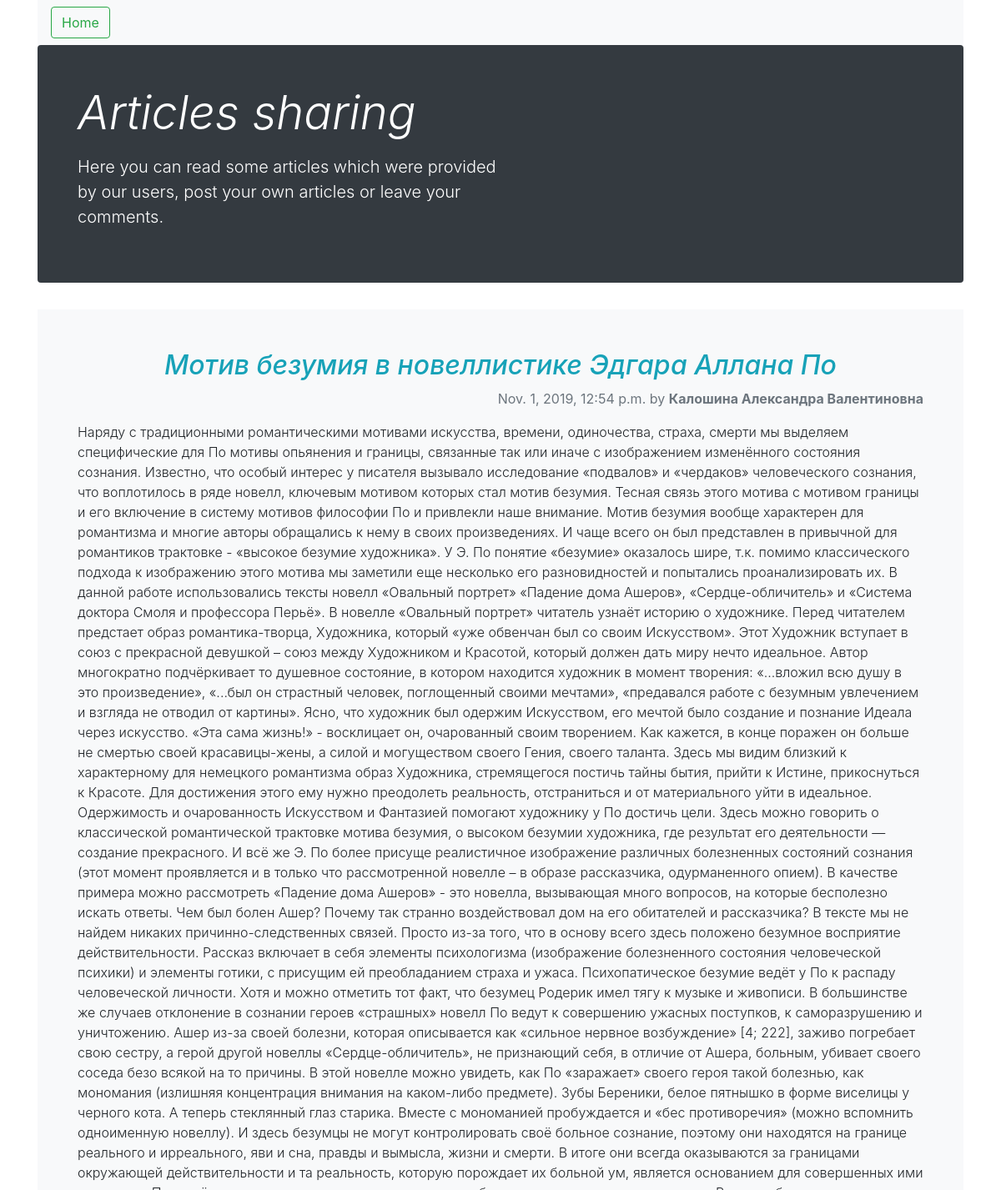
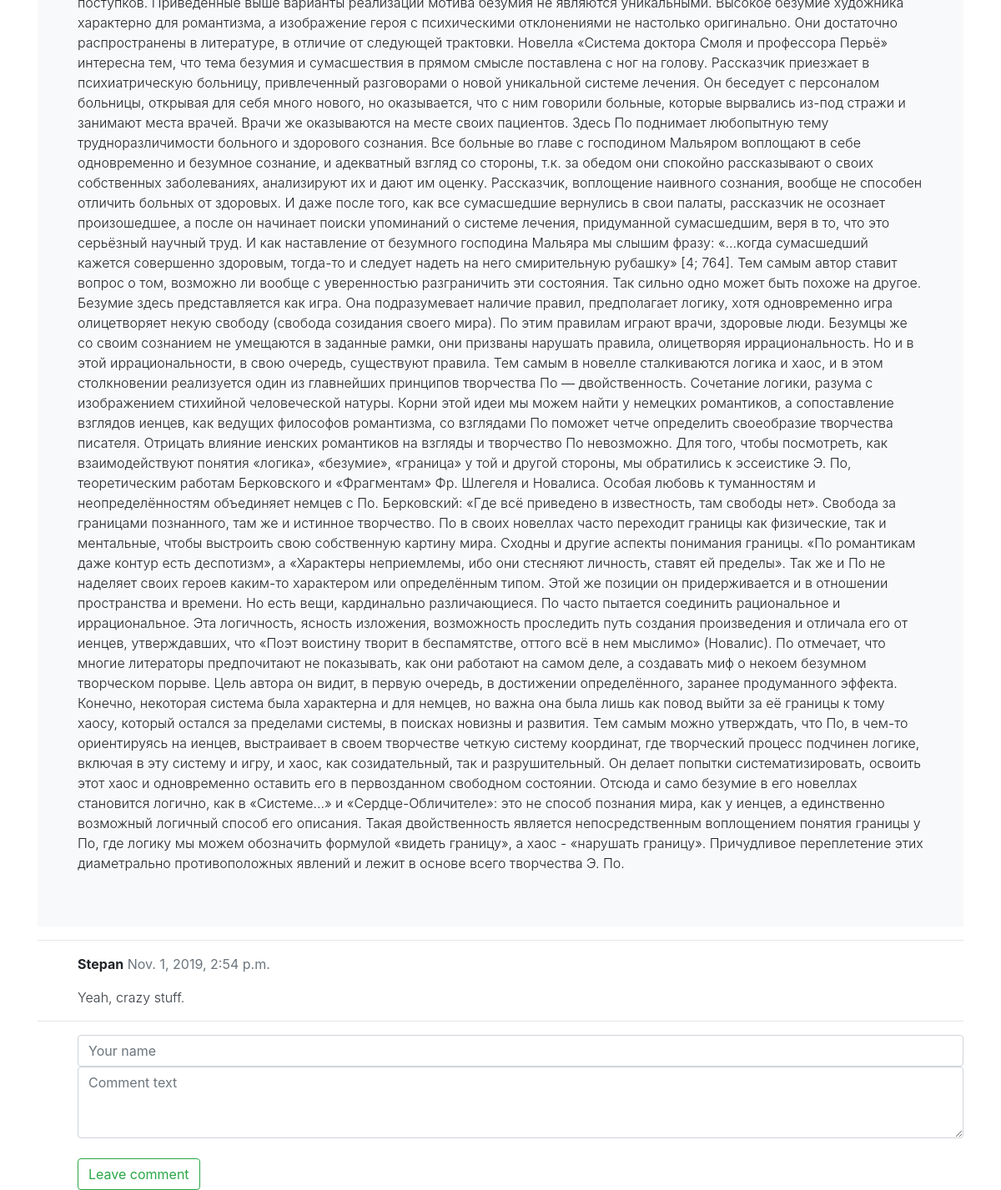
Page /7/ on the committed database (2 pictures, top to bottom).
### blog/models.py (models this page shows, shortened)
class Article(models.Model):
    article_title = models.CharField("Название статьи", max_length=100)
    article_annotation = models.CharField("Аннотация статьи", max_length=1000)
    article_text = models.TextField("Текст статьи")
    author_name = models.CharField('Имя автора', max_length=50)
    pub_date = models.DateTimeField('Дата статьи')

class Comment(models.Model):
    article = models.ForeignKey(Article, on_delete=models.CASCADE)
    author_name = models.CharField('Имя автора', max_length=50)
    comment_text = models.CharField('Текст комментария', max_length=200)
    pub_date = models.DateTimeField('Дата комментария')

### blog/views.py (the view)
# urls.py: path('<int:article_id>/', views.detail, name='detail'),
def detail(request, article_id):
    try:
        a = Article.objects.get(id=article_id)
    except:
        raise Http404("Article was not founded!")
    latest_comments_list = a.comment_set.order_by('-id')[:10]
    return render(request, 'blog/detail.html', {'article': a, 'latest_comments_list': latest_comments_list})

### templates/blog/detail.html (shortened to what this page needs)
{% extends 'base.html' %}
{% block content %}
    <div class="blog-post bg-light p-md-5" xmlns="http://www.w3.org/1999/html">
        <h2 class="blog-post-title text-info font-italic text-center">{{ article.article_title }}</h2>
        <p class="blog-post-meta text-muted text-right">{{ article.pub_date }} by <b>{{ article.author_name }}</b></p>
        <p class="blog-post-text font-weight-light"> {{ article.article_text }} </p>
    </div>
    <hr>
    {% if latest_comments_list %}
        {% for c in latest_comments_list %}
            <p>
                <strong class="pl-5">{{ c.author_name }}</strong><l class="blog-post-meta text-muted"> {{ c.pub_date }}</l>
                <p class="text-dark pl-5 font-weight-light">{{ c.comment_text }}</p>
            </p>
        {% endfor %}
    {% else %}
        <p class="bg-warning text-dark pl-5 font-weight-light">No comments yet! Make your own first!</p>
    {% endif %}
    <hr>
    <form class="pl-5" action="{% url 'blog:leave_comment' article.id %}" method="POST">
        <input class="form-control" id="exampleFormControlInput1" name="name" placeholder="Your name" required/>
        <textarea class="form-control" id="exampleFormControlTextarea1" rows="3" name="text" required="" placeholder="Comment text" cols="30" rows="10"></textarea><br>
        <button class="btn btn-outline-success my-2 my-sm-0" type="submit">Leave comment</button>
    </form>
{% endblock %}

### rows in the picture
Article: article_title "Мотив безумия в новеллистике Эдгара Аллана По", pub_date "Nov. 1, 2019, 12:54 p.m.", author_name "Калошина Александра Валентиновна", article_text "Наряду с традиционными романтическими мотивами искусства, времени, одиночества, страха, смерти мы выделяем специфические для По мотивы опьянения и границы, связанные так или иначе с изображением изменённого состояния сознания. Известно, что особый интерес у писателя вызывало исследование «подвалов» и «чердаков» человеческого сознания, что воплотилось в ряде новелл, ключевым мотивом которых стал мотив безумия. Тесная связь этого мотива с мотивом границы и его включение в систему мотивов философии По и привлекли наше внимание. Мотив безумия вообще характерен для романтизма и многие авторы обращались к нему в своих произведениях. И чаще всего он был представлен в привычной для романтиков…"
Comment: author_name "Stepan", pub_date "Nov. 1, 2019, 2:54 p.m.", comment_text "Yeah, crazy stuff."
